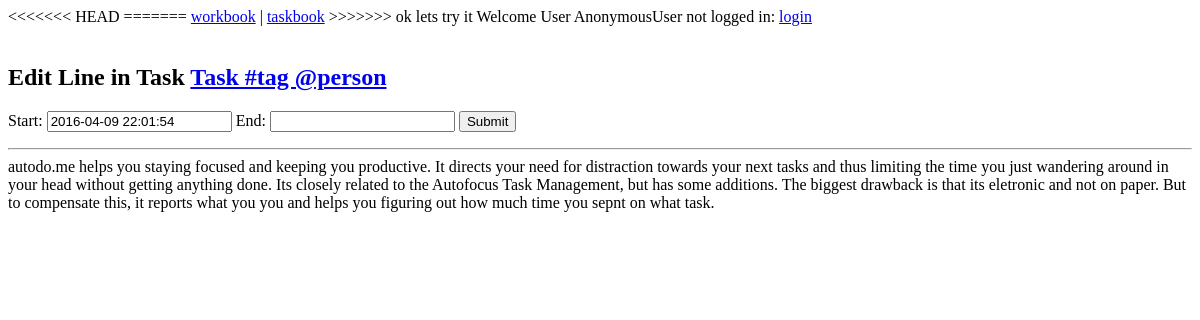
The app's page /todos/editline/2, older data.
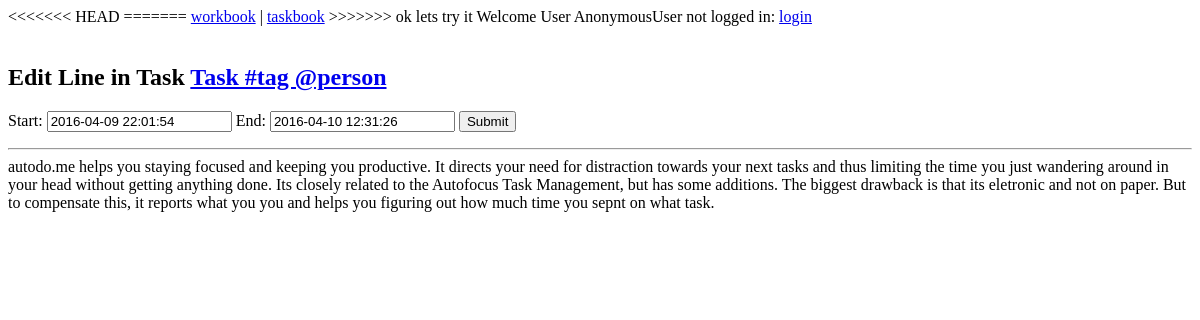
The same page, newer data.
### todos/models.py (models this page shows, shortened)
class Line(models.Model):
    task = models.ForeignKey(Task)
    passed_on = models.BooleanField(default=False)
    created = models.DateTimeField(auto_now_add=True)
    book = models.ForeignKey(Book)
    start = models.DateTimeField(null=True, blank=True)
    end = models.DateTimeField(null=True, blank=True)
    duration = models.DurationField(null=True, blank=True)
    objects = LineManager()
    class Meta:
        ordering = ('-created',)

class CountMixin:
    def count_orderable(self):
        return self.count_a
    count_orderable.admin_order_field = 'count_a'

class DurationMixin:
    def duration_orderable(self):
        return self.duration_a
    duration_orderable.admin_order_field = 'duration_a'

class Task(CountMixin, DurationMixin, models.Model):
    text = models.CharField(max_length=200)
    description = models.TextField(null=True, blank=True)
    finished = models.BooleanField(default=False)
    book = models.ForeignKey(Book)
    active = models.BooleanField(default=False)
    created = models.DateTimeField(auto_now_add=True)
    updated = models.DateTimeField(auto_now=True)
    current_line = models.ForeignKey(
        'Line',
        related_name='current_task',
        blank=True,
        null=True,
        default=None)  # we blanked it, because the signal fills it out
    objects = TaskManager()
    class Meta:
        ordering = ('-finished', 'created',)
        unique_together = ('text', 'book')
    class Admin:
        list_filter = ('text', 'owner', 'finished',)
    def __str__(self):
        return self.text

### todos/views.py (the view)
# urls.py: url(r'editline/(?P<line_id>\d+)$', views.editline),
def editline(request, line_id=None):
    try:
        line = Line.objects.get(id=int(line_id))
    except Line.DoesNotExist:  # @UndefinedVariable
        log.warn("line with id %s does not exist" % (line_id,))
        return HttpResponseRedirect(reverse(edittask, kwargs={'task_id': line.task.id}))
    if request.method == 'POST':
        editform = LineForm(request.POST, instance=line)
        if editform.is_valid():
            editform.save()
            messages.info(request, "line edited")
            log.debug("line %s successfully saved" % (line,))
            return HttpResponseRedirect(reverse(edittask, kwargs={'task_id': line.task.id}))
    else:
        editform = LineForm(instance=line)
    return render_to_response(request, 'editline.html', {'editform': editform, 'line': line})

### todos/forms.py
class LineForm(forms.ModelForm):
    class Meta:
        model = Line
        fields = ['start','end']

### todos/views.py (called while the page is built)
def render_to_response(request, template, context):
    return base_render_to_response(template, context, context_instance=RequestContext(request))

### _archive/todos/templates/editline.html (shortened to what this page needs)
{% extends "base.html" %}
{% block content %}
{{ block.super }}
<h2>Edit Line in Task <a href="{% url todos.views.edittask task_id=line.task.id %}" >{{ line.task }}</a></h2>
<form method="post" action="{% url todos.views.editline line_id=line.id %}">
{{ editform }} <input type="submit" />
</form>
{% endblock content %}

Row changes from the older to the newer data that the page shows:
changed Line "Task #tag @person": end (not shown) → "2016-04-10 12:31:26"
